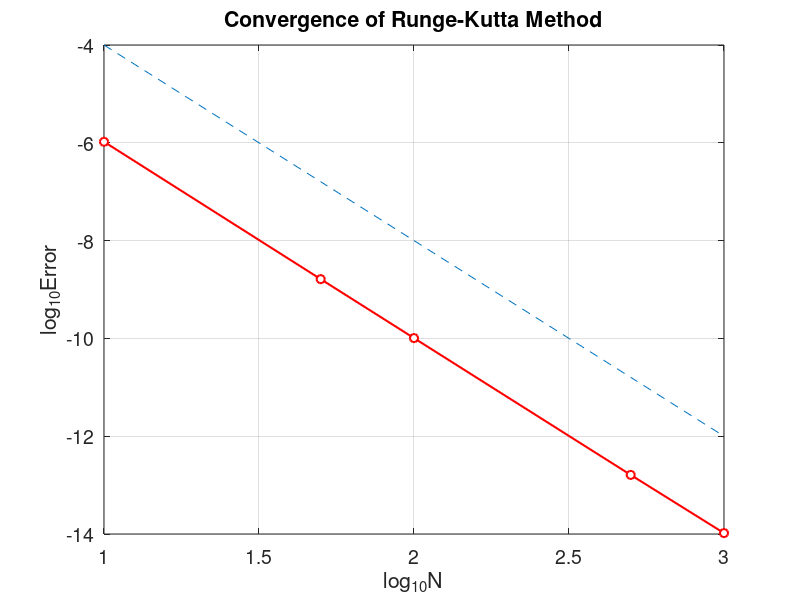

Reproduce this figure in MATLAB.
% RungeKutta_error.m
% Runge-Kutta method for the ODE model
% u'(t)=t^2+t-u, t \in [0,2] 
% Initial value : u(0)=0 ;
% Exact solution : u(t)=-exp(-t)+t^2-t+1.
clear all
Nvec=[10 50 100 500 1000];        % Number of splits
Error=[];
fun=@(t,u) t.^2+t-u;              % RHS
for k=1:length(Nvec)
    N=Nvec(k);
    h=1/N;
    x=0:h:1;                      % function interval
    u(1)=0;                       % initial value
    for i=1:N
        k1=fun(x(i),u(i));
        k2=fun(x(i)+h./2,u(i)+h.*k1/2);
        k3=fun(x(i)+h./2,u(i)+h.*k2/2);
        k4=fun(x(i)+h,u(i)+h.*k3);
        u(i+1)=u(i)+h.*(k1+2.*k2+2.*k3+k4)./6;
    end
    ue=-exp(-x)+x.^2-x+1;         % exact solution
    error=max(abs(u-ue));
    Error=[Error,error];
end
plot(log10(Nvec),log10(Error),'ro-','MarkerFaceColor','w','LineWidth',1.5)
hold on,
plot(log10(Nvec), log10(Nvec.^(-4)), '--')
grid on,
xlabel('log_{10}N','fontsize', 16), ylabel('log_{10}Error','fontsize',16)
title('Convergence of Runge-Kutta Method','fontsize',14)
set(gca,'fontsize',14)
for i=1:length(Nvec)-1     % computating convergence order
    order(i)=-log(Error(i)/Error(i+1))/(log(Nvec(i)/Nvec(i+1)));
end
Error
order